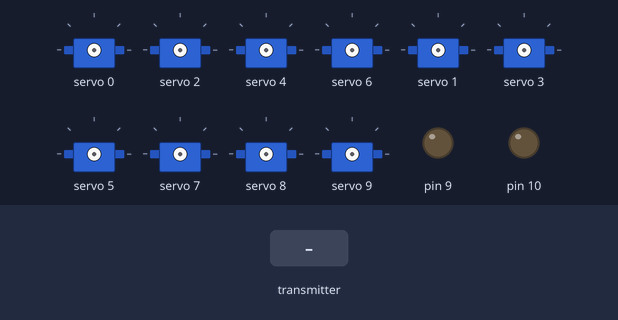
Bench run of a sketch on a simulated Arduino Uno, built with avr-gcc and run on an emulated ATmega328P. On the bench: 10 × servo, output pins drawn as LEDs (lit = HIGH). The inputs (shaded band) are chosen by the test bench. No radio packets arrive unless stated.

Above: at 1.2 s.
1.3 s: the transmitter starts sending data.0 = 0
At 1.46 s:
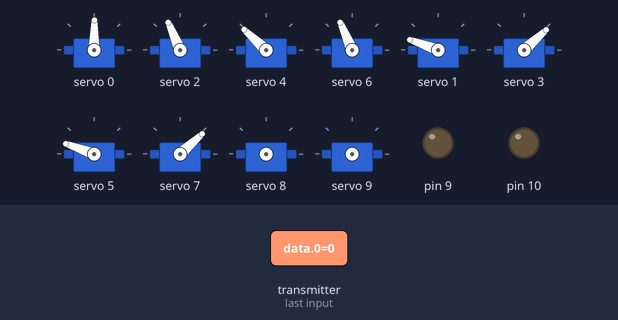
At 3.03 s:
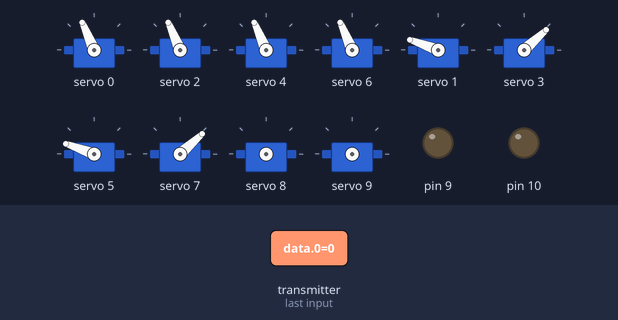
4.3 s: the transmitter starts sending data.1 = 512
7.3 s: the transmitter starts sending data.2 = 256
At 10.27 s:
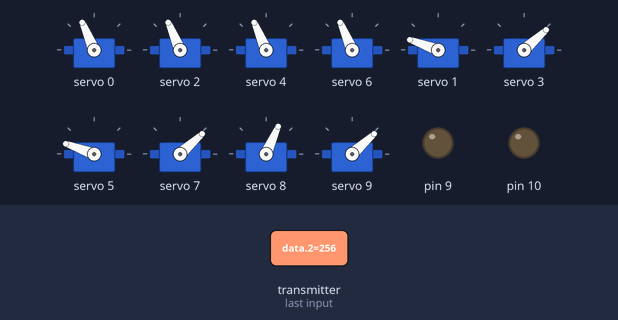
10.3 s: the transmitter starts sending data.0 = 1023
13.3 s: the transmitter starts sending data.3 = 256
At 15.66 s:
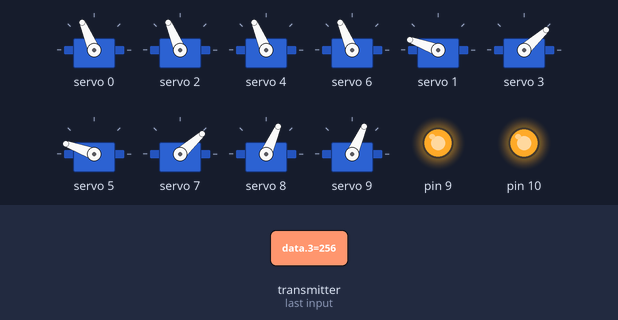
16.3 s: the transmitter starts sending data.1 = 0
Timing chart, 0 to 24.3 s (numbered marks = the images above; inputs shaded):
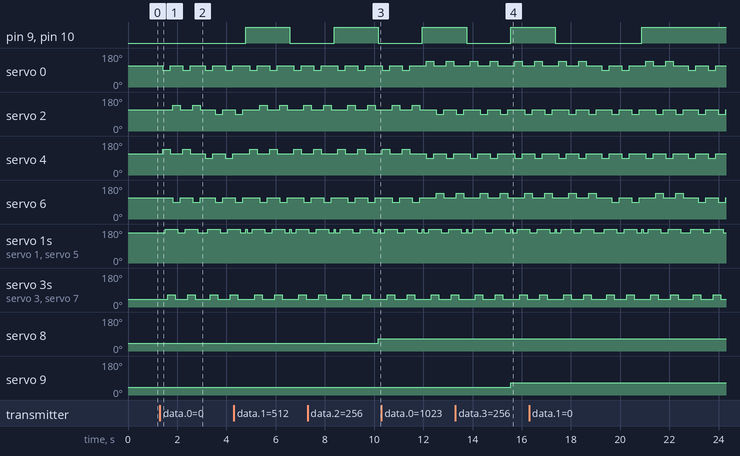

Measured:
- after the input at 1.3 s, servo 0: alternates 113° for 0.51 s and 89° for 0.30 s, starting after 0.11 s; servo 2: 113° → 137° after 0.52 s, → 113° 0.30 s later, → 137° 0.51 s later, → 113° 0.30 s later, … (6 changes in this stretch)
- after the input at 7.3 s, servo 8: 42° → 66° after 2.9 s
- after the input at 13.3 s, servo 9: 42° → 66° after 2.3 s

The sketch:

receptor.ino
```cpp
#include <VirtualWire.h> //añadimos la libreria del modulo de RF
#include <Adafruit_PWMServoDriver.h> //añadimos la libreria del driver de servomotores
#include <Wire.h>
Adafruit_PWMServoDriver pwm = Adafruit_PWMServoDriver(0x40); //declaramos la direcion I2C del driver de servomotores
#define SERVOMIN  150 // Minimo (sobre 4096)
#define SERVOMAX  550 // Maximo (sobre 4096)


const unsigned short h1 = 0; //Hombro extremidad 1
const unsigned short p1 = 1; //Pata extremidad 1
const unsigned short h2 = 2; //Hombro extremidad 2
const unsigned short p2 = 3; //Pata extremidad 2
const unsigned short h3 = 4; //Hombro extremidad 3
const unsigned short p3 = 5; //Pata extremidad 3
const unsigned short h4 = 6; //Hombro extremidad 4
const unsigned short p4 = 7; //Pata extremidad 4
const unsigned short c1 = 8; //Cabeza
const unsigned short c2 = 9; //Cuello

int data[6]; //Declaramos la cantidad de datos que recoge el modulo de RF
int ledState = LOW;
int buttonState;
int lastButtonState = HIGH;


void setup() {
  vw_setup(2000);
  vw_set_rx_pin(11);
  vw_rx_start();
    pwm.begin();
    pwm.setPWMFreq(50);
    pinMode(10,OUTPUT);
    pinMode(9,OUTPUT);


}

//creamos el estado de pie
void depie()
{
  pwm.setPWM(h1, 0, 350);
  pwm.setPWM(h2, 0, 350);
  pwm.setPWM(h3, 0, 350);
  pwm.setPWM(h4, 0, 350);

  pwm.setPWM(p1, 0, 500);
  pwm.setPWM(p2, 0, 200);
  pwm.setPWM(p3, 0, 500);
  pwm.setPWM(p4, 0, 200);
}

//creamos el estado de andar hacia alante
void andar()
{

  pwm.setPWM(p1, 0, 450);
  pwm.setPWM(p3, 0, 450);
  delay (100);

 for (int i = 0; i < 2; i++)
  {
    pwm.setPWM(h1, 0, 400);
    pwm.setPWM(h3, 0, 300);
    delay (100);

    pwm.setPWM(p1, 0, 500);
    pwm.setPWM(p3, 0, 500);
    delay (100);

    pwm.setPWM(p2, 0, 250);
    pwm.setPWM(p4, 0, 250);
    delay(100);

    pwm.setPWM(h1, 0, 350);
    pwm.setPWM(h3, 0, 350);
    delay(100);

    pwm.setPWM(h2, 0, 300);
    pwm.setPWM(h4, 0, 400);
    delay (100);

    pwm.setPWM(p2, 0, 200);
    pwm.setPWM(p4, 0, 200);
    delay(100);

    pwm.setPWM(p1, 0, 450);
    pwm.setPWM(p3, 0, 450);
    delay (100);

    pwm.setPWM(h2, 0, 350);
    pwm.setPWM(h4, 0, 350);
    delay(100);
  }
  depie();
}

//creamos el estado de andar hacia atras
void atras()
{

  pwm.setPWM(p1, 0, 450);
  pwm.setPWM(p3, 0, 450);
  delay (100);

 for (int i = 0; i < 2; i++)
  {
    pwm.setPWM(h1, 0, 300);
    pwm.setPWM(h3, 0, 400);
    delay (100);

    pwm.setPWM(p1, 0, 500);
    pwm.setPWM(p3, 0, 500);
    delay (100);

    pwm.setPWM(p2, 0, 250);
    pwm.setPWM(p4, 0, 250);
    delay(100);

    pwm.setPWM(h1, 0, 350);
    pwm.setPWM(h3, 0, 350);
    delay(100);

    pwm.setPWM(h2, 0, 400);
    pwm.setPWM(h4, 0, 300);
    delay (100);

    pwm.setPWM(p2, 0, 200);
    pwm.setPWM(p4, 0, 200);
    delay(100);

    pwm.setPWM(p1, 0, 450);
    pwm.setPWM(p3, 0, 450);
    delay (100);

    pwm.setPWM(h2, 0, 350);
    pwm.setPWM(h4, 0, 350);
    delay(100);
  }
  depie();
}

//creamos el estado de girar a la derecha
void girarderecha()
{

  pwm.setPWM(p1, 0, 450);
  pwm.setPWM(p3, 0, 450);
  delay (100);

  for (int i = 0; i < 2; i++)
  {
    pwm.setPWM(h1, 0, 300);
    pwm.setPWM(h3, 0, 300);
    delay (100);

    pwm.setPWM(p1, 0, 500);
    pwm.setPWM(p3, 0, 500);
    delay (100);

    pwm.setPWM(p2, 0, 250);
    pwm.setPWM(p4, 0, 250);
    delay(100);

    pwm.setPWM(h1, 0, 350);
    pwm.setPWM(h3, 0, 350);
    delay(100);

    pwm.setPWM(h2, 0, 300);
    pwm.setPWM(h4, 0, 300);
    delay (100);

    pwm.setPWM(p2, 0, 200);
    pwm.setPWM(p4, 0, 200);
    delay(100);

    pwm.setPWM(p1, 0, 450);
    pwm.setPWM(p3, 0, 450);
    delay (100);

    pwm.setPWM(h2, 0, 350);
    pwm.setPWM(h4, 0, 350);
    delay(100);
  }
  depie();
}

//creamos el estado de girar a la izquierda
void girarizquierda()
{

  pwm.setPWM(p1, 0, 450);
  pwm.setPWM(p3, 0, 450);
  delay (100);

  for (int i = 0; i < 2; i++)
  {
    pwm.setPWM(h1, 0, 400);
    pwm.setPWM(h3, 0, 400);
    delay (100);

    pwm.setPWM(p1, 0, 500);
    pwm.setPWM(p3, 0, 500);
    delay (100);

    pwm.setPWM(p2, 0, 250);
    pwm.setPWM(p4, 0, 250);
    delay(100);

    pwm.setPWM(h1, 0, 350);
    pwm.setPWM(h3, 0, 350);
    delay(100);

    pwm.setPWM(h2, 0, 400);
    pwm.setPWM(h4, 0, 400);
    delay (100);

    pwm.setPWM(p2, 0, 200);
    pwm.setPWM(p4, 0, 200);
    delay(100);

    pwm.setPWM(p1, 0, 450);
    pwm.setPWM(p3, 0, 450);
    delay (100);

    pwm.setPWM(h2, 0, 350);
    pwm.setPWM(h4, 0, 350);
    delay(100);
  }
  depie();
}


void loop() {
  /*leemos los datos entrantes del modulo RF y deterinamos movimientos
  a diferentes datos que recivimos del modulo*/
  uint8_t buf[VW_MAX_MESSAGE_LEN];
  uint8_t buflen = VW_MAX_MESSAGE_LEN;

  if (vw_get_message(buf, &buflen)) {
     if (buflen == sizeof(data)) {

      memcpy((void *)data, (void *)buf, buflen);

       int joystick1XValue = data[0];
      int joystick1YValue = data[1];
      int joystick2XValue = data[2];
      int joystick2YValue = data[3];
      int button1Value = data[4];
      int button2Value = data[5];

       int servo1Angle = map(joystick1XValue, 0, 1023, 0, 180);
      int servo2Angle = map(joystick1YValue, 0, 1023, 0, 180);
       int servo1Angle2 = map(joystick2XValue, 0, 1023, 200, 400);
      int servo2Angle2 = map(joystick2YValue, 0, 1023, 200, 400);

       if(servo1Angle >100)
           andar();

       if(servo1Angle <100 || servo1Angle >80)
           depie();

       if(servo1Angle <80)
           atras();

        if(servo2Angle < 80)
           girarderecha();

        if(servo2Angle <100 || servo2Angle >80)
           depie();

        if(servo2Angle >100)
           girarizquierda();


        pwm.setPWM(c1, 0, servo1Angle2);
        pwm.setPWM(c2, 0, servo2Angle2);

       buttonState = button2Value;

        if (buttonState != lastButtonState) {
          if (buttonState == LOW) {
               ledState = !ledState;
                 digitalWrite(9, ledState);
                 digitalWrite(10, ledState);
          }
        }

    delay(50);


    }
  }
}
```
